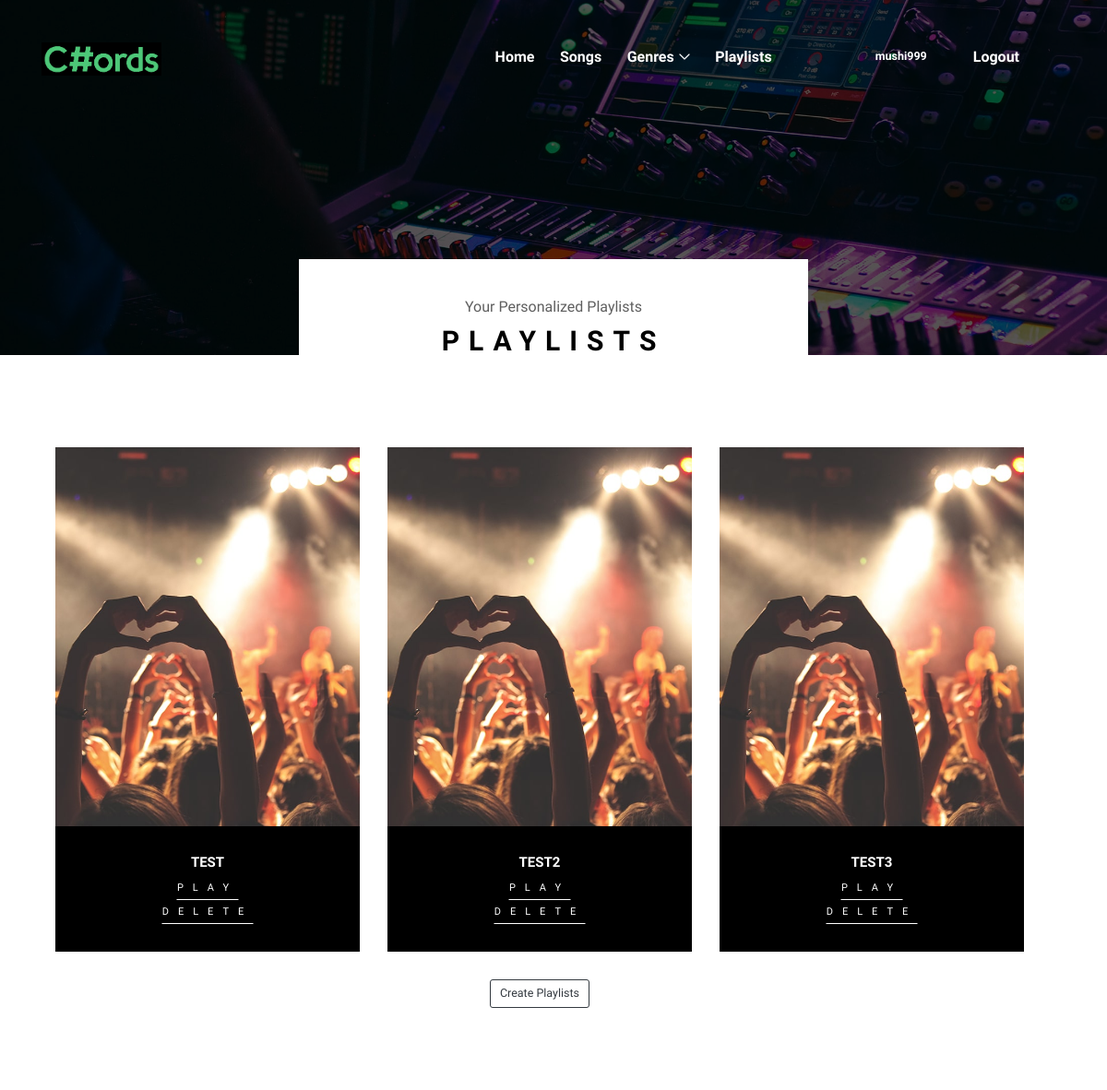
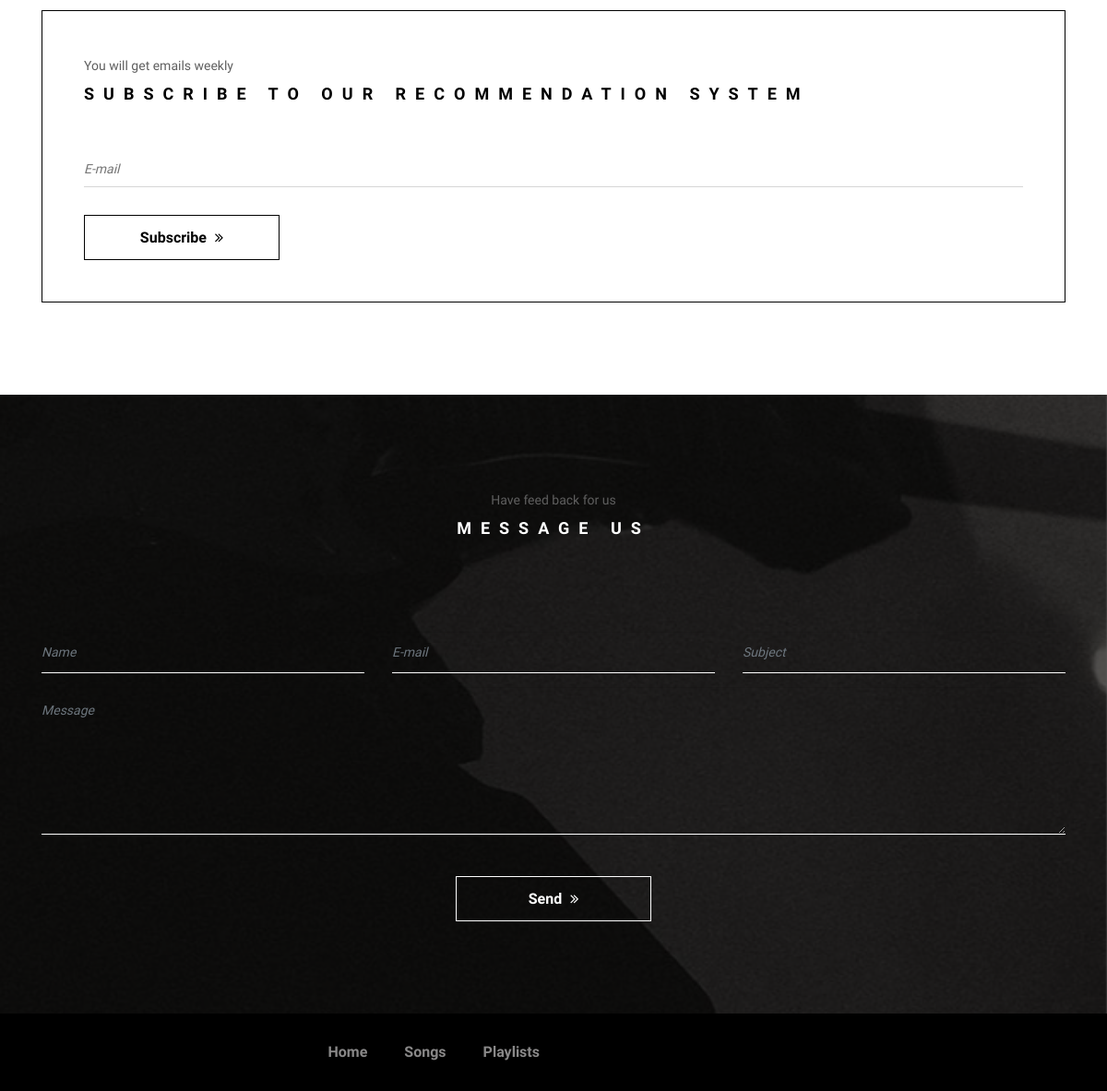
Page /playlist (signed in) on the committed database (2 pictures, top to bottom).
### chords/models.py (models this page shows)
class Playlist(models.Model):
    name = models.CharField(max_length = 50)
    user = models.ForeignKey(User, on_delete = models.CASCADE)
    tracks = models.ManyToManyField('Song', through='PlaylistTrack')

### chords/views.py (the view)
# urls.py: path('playlist', views.playlist, name='playlist'),
@login_required
def playlist(request):
    playlists = Playlist.objects.filter(user = request.user)
    return render(request, "songs/playlists.html", {'playlists': playlists})

### chords/templates/songs/playlists.html
{% extends "songs/base.html" %}
{% block content %}
{% load static %}
    <section class="breadcumb-area bg-img bg-overlay" style="background-image: url({% static 'img/bg-img/breadcumb3.jpg' %});">
        <div class="bradcumbContent">
            <p>Your Personalized Playlists</p>
            <h2>Playlists</h2>
        </div>
    </section>
    <section class="events-area section-padding-100">
        <div class="container">
            <div class="row col-12 col-md-12 col-lg-12">
                {% if playlists|length == 0 %}
                <div class="text-center col-12">
                    <h2>There are no playlists</h2>
                </div>
                {% else %}
                {% for playlist in playlists %}
                <div class="col-12 col-md-6 col-lg-4">
                    <div class="single-event-area mb-30">
                        <div class="event-thumbnail">
                            <img src="{% static 'img/bg-img/e8.jpg'%}" alt="">
                        </div>
                        <div class="event-text">
                            <h4>{{playlist.name}}</h4>
                                <div class="text-center col-12">
                                    <a href="{% url 'playSong' 'playlist' playlist.name %}" class="btn see-more-btn">Play</a>
                                </div>
                                <div class="text-center col-12">
                            <a href="{% url 'deletePlaylist' playlist.name %}" class="btn see-more-btn" onclick="return confirm('Are you sure you want to delete this?')">Delete</a>
                                </div>
                        </div>
                    </div>
                </div>
                {% endfor %}
                {% endif %}
                <div class="text-center col-12 ">
                    <a href="{% url 'createPlaylist' %}" class="btn btn-outline-dark btn-lg">Create Playlists</a>
                </div>
            </div>
        </div>
    </section>
    <section class="newsletter-testimonials-area">
        <div class="container">
            <div class="row">
                <div class="col-12">
                    <div class="newsletter-area mb-100">
                        <div class="section-heading text-left mb-50">
                            <p>You will get emails weekly</p>
                            <h2>Subscribe to our Recommendation system</h2>
                        </div>
                        <div class="newsletter-form">
                            <form action="#">
                                <input type="search" name="search" id="newsletterSearch" placeholder="E-mail">
                                <button type="submit" class="btn oneMusic-btn">Subscribe <i class="fa fa-angle-double-right"></i></button>
                            </form>
                        </div>
                    </div>
                </div>
            </div>
        </div>
    </section>
{% endblock %}

### chords/templates/songs/base.html (shortened to what this page needs)
<!DOCTYPE html>
<html lang="en">
    {% load static %}
    <head>
    <link rel="stylesheet" href="https://maxcdn.bootstrapcdn.com/bootstrap/3.4.0/css/bootstrap.min.css">
    <link rel="stylesheet" href="{% static 'css/bootstrap.css' %}">
    <link rel="stylesheet" href="{% static 'style.css' %}">
</head>
<body>
    <header class="header-area">
        <div class="oneMusic-main-menu">
            <div class="classy-nav-container breakpoint-off">
                <div class="container">
                    <nav class="classy-navbar justify-content-between" id="oneMusicNav">
                        <a href="index.html" class="nav-brand"><img src="{% static 'img/core-img/logo11.png' %}" alt=""></a>
                        <div class="classy-menu">
                            <div class="classynav">
                                <ul>
                                    <li><a href="{% url 'home' %}">Home</a></li>
                                    <li><a href="{% url 'songs' %}">Songs</a></li>
                                    <li><a href="#">Genres</a>
                                    </li>
                                    <li><a href="{% url 'playlist' %}">Playlists</a></li>
                                </ul>
                                <div class="login-register-cart-button d-flex align-items-center">
                                    {% if user.is_authenticated %}
                                    <div class="login-register-btn mr-50">
                                    <h5 style="color: rgb(255, 255, 255); padding-top: 5%;">
                                        {{user.username}}
                                    </h5>
                                    </div>
                                    <div class="login-register-btn mr-50">
                                        <a href="{% url 'logout' %}" id="loginBtn">Logout</a>
                                    </div>
                                    {% else %}
                                    <div class="login-register-btn mr-50">
                                        <a href="{% url 'login' %}" id="loginBtn" style="font-size: '8px';">Login / Register</a>
                                    </div>
                                    {% endif %}
                                </div>
                            </div>
                        </div>
                    </nav>
                </div>
            </div>
        </div>
    </header>
    {% block content %}{% endblock %}
        <section class="contact-area section-padding-100 bg-img bg-overlay bg-fixed has-bg-img" style="background-image: url(img/bg-img/bg-2.jpg);">
            <div class="container">
                <div class="row">
                    <div class="col-12">
                        <div class="section-heading white">
                            <p>Have feed back for us</p>
                            <h2>Message us</h2>
                        </div>
                    </div>
                </div>
                <div class="row">
                    <div class="col-12">
                        <div class="contact-form-area">
                            <form action="#" method="post">
                                <div class="row">
                                    <div class="col-md-6 col-lg-4">
                                        <div class="form-group">
                                            <input type="text" class="form-control" id="name" placeholder="Name">
                                        </div>
                                    </div>
                                    <div class="col-md-6 col-lg-4">
                                        <div class="form-group">
                                            <input type="email" class="form-control" id="email" placeholder="E-mail">
                                        </div>
                                    </div>
                                    <div class="col-lg-4">
                                        <div class="form-group">
                                            <input type="text" class="form-control" id="subject" placeholder="Subject">
                                        </div>
                                    </div>
                                    <div class="col-12">
                                        <div class="form-group">
                                            <textarea name="message" class="form-control" id="message" cols="30" rows="10" placeholder="Message"></textarea>
                                        </div>
                                    </div>
                                    <div class="col-12 text-center">
                                        <button class="btn oneMusic-btn mt-30" type="submit">Send <i class="fa fa-angle-double-right"></i></button>
                                    </div>
                                </div>
                            </form>
                        </div>
                    </div>
                </div>
            </div>
        </section>
    <footer class="footer-area">
        <div class="container">
            <div class="row d-flex flex-wrap align-items-center">
                <div class="col-12 col-md-6">
                    <div class="footer-nav">
                        <ul>
                            <li><a href="{% url 'home' %}">Home</a></li>
                            <li><a href="{% url 'songs' %}">Songs</a></li>
                            <li><a href="{% url 'playlist' %}">Playlists</a></li>
                        </ul>
                    </div>
                </div>
            </div>
        </div>
    </footer>
</body>
</html>

### chords/static/css/classy-nav.css (style rules this page uses)
* { margin: 0; padding: 0; }
body { font-family: "Roboto", sans-serif; }
ul, ol { margin: 0; }
ul li, ol li { list-style: none; }
img { height: auto; max-width: 100%; }
.bg-img { background-position: center center; background-size: cover; background-repeat: no-repeat; }
.classy-nav-container { position: relative; z-index: 100; background-color: #ffffff; }
.classy-nav-container * { box-sizing: border-box; }
.classy-nav-container a { -webkit-transition-duration: 500ms; transition-duration: 500ms; text-decoration: none; outline: none; font-size: 14px; font-weight: 400; color: #232323; display: inline-block; }
.justify-content-between { -webkit-box-pack: justify; -ms-flex-pack: justify; justify-content: space-between; }
.classy-navbar { width: 100%; height: 70px; padding: 0.5em 2em; display: -webkit-box; display: -ms-flexbox; display: flex; -webkit-box-align: center; -ms-flex-align: center; -ms-grid-row-align: center; align-items: center; }
.classy-navbar .nav-brand { font-size: 26px; font-weight: 500; color: #565656; display: inline-block; margin-right: 30px; }
.classynav ul li { display: inline-block; clear: both; position: inherit; z-index: 10; }
.classynav ul li.cn-dropdown-item { position: relative; z-index: 10; }
.classynav ul li a { padding: 0 12px; display: block; height: 35px; font-size: 14px; line-height: 34px; }
.classynav ul li.megamenu-item > a:after, .classynav ul li.has-down > a:after { font-family: 'classyfonts'; content: "\e900"; font-size: 12px; color: #000000; padding-left: 5px; -webkit-transition-duration: 500ms; transition-duration: 500ms; }
.breakpoint-off .classynav { display: -webkit-box; display: -ms-flexbox; display: flex; -webkit-box-align: center; -ms-flex-align: center; -ms-grid-row-align: center; align-items: center; }

### rows in the picture
Playlist: name "TEST"
Playlist: name "TEST2"
Playlist: name "TEST3"

### other values in the picture
{{ user.username }} "mushi999"
